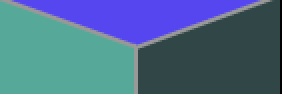
#> input picture BlueTile2.png, 141 x 47 px (shown 2 times larger)
$ python -i imgProcessign.py   (imports and definitions only)
#> lines starting #> are read from the running program, lines starting #| are printed output that depends on the picture; after the words box and inside, x2 and y2 are one past the last pixel; in counts of white or black regions, pixels touching at a corner belong together
import numpy as np
from PIL import ImageGrab
from PIL import Image
import cv2
import time
import pyautogui
from matplotlib import pyplot as plt
import imutils
import random
import os

# [59 lines left out: functions main, calcPlay, not called in this run]

def scanPlatforms(img):
    img_bgr = np.array(img)
    img_bgr = cv2.cvtColor(img_bgr, cv2.COLOR_RGB2BGR)
#> img_bgr is the input picture: shape (47, 141, 3); mean B, G, R 138.5, 108.4, 74.7
    img_gray = cv2.cvtColor(img_bgr, cv2.COLOR_BGR2GRAY)
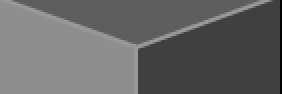
#> img_gray: shape (47, 141) (shown 2 times larger); min 0, max 153, mean 101.8

    template = cv2.imread("BlueTile2.png",0)
#> template: shape (47, 141); min 0, max 153, mean 101.4
    w,h = template.shape[::-1]
#> w = 141; h = 47

    res = cv2.matchTemplate(img_gray, template, cv2.TM_CCOEFF_NORMED)
#> res = [1]
    threshold = 0.9
    loc = np.where(res >= threshold)
#> loc = ([0], [0])
    oldPts = []
    #DETECTS PLATFORMS
    platforms = []
    for pt in zip(*loc[::-1]):
        #avoid duplicates
        duplicate = False
        for ptOld in oldPts:
            if  pt[0] - ptOld[0] != 0 and pt[0] - ptOld[0] in range(-6,6) or pt[1] - ptOld[1] != 0 and pt[1] - ptOld[1] in range(-6,6):
                duplicate = True
                break
        #REMOVE LATER
        if duplicate == True and pt != (770,650):
            continue
        oldPts.append(pt)
        #Move rectangle up slightly to cover platform area
        tempList = list(pt)
        tempList[1] = tempList[1] - 35
        pt = tuple(tempList)
        cv2.rectangle(img_bgr, pt, (pt[0]+w,pt[1]+h), (0,255,255), 2)

        pt1 = (pt[0], pt[1])
        pt2 = (pt[0]+w, pt[1]+h)
        p = Platform(pt1, pt2)
        platforms.append(p)
#> this loop made 1 pass
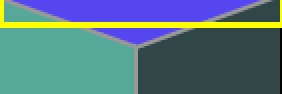
#> img_bgr: shape (47, 141, 3) (shown 2 times larger); 6.88% of pixels changed, all inside (x1, y1, x2, y2) = (0, 0, 141, 14)
#> after the loop, oldPts = [(0, 0)]; platforms = 1 item

    cv2.imshow("res", img_bgr)
    #REMOVE LATER
#> (the run stopped early here; a loop or call above may not have finished)
